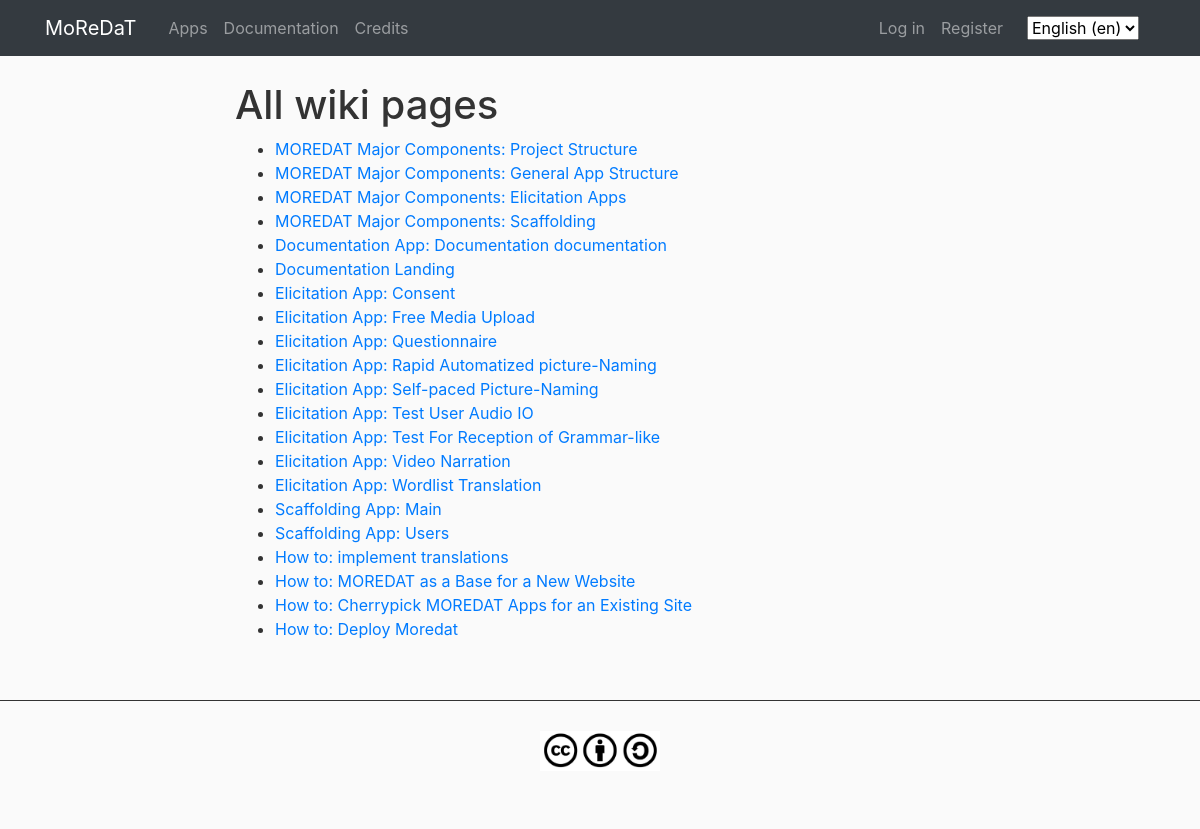
Page /en/documentation/index/ on the committed database.
### documentation/models.py (models this page shows, shortened)
class WikiPage(models.Model):
    slug = models.CharField(_('slug'), max_length=255)
    title = models.CharField(_('title'), max_length=510)
    created = models.DateTimeField(_('created'), auto_now_add=True)
    modified = models.DateTimeField(_('modified'), auto_now=True)
    class Meta:
        verbose_name = _("Wiki page")
        verbose_name_plural = _("Wiki pages")
        ordering = ['slug']

### documentation/views.py (the view)
def page_list(request, template_name='documentation/page_list.html', extra_context=None):
    page_list = WikiPage.objects.all()
    page_list = page_list.order_by('slug')
    template_context = {
        'page_list': page_list,
        'index_slug': getattr(settings, 'DOCUMENTATION_DEFAULT_INDEX', 'WikiIndex'),
    }
    template_context.update(extra_context or {})
    return render(request, template_name, template_context)

### main/templatetags/main_custom_tags.py (called while the page is built)
@register.filter
def custom_redir_lang(url_fullpath):
	ls_urls = url_fullpath.split('/')
	del ls_urls[1]
	return '/'.join(ls_urls)

### documentation/templates/documentation/page_list.html (shortened to what this page needs)
{% extends "main/main-base.html" %}
{% load i18n %}
{% block content %}
<div class="col-lg-2"></div>
<div class="col-lg-8 col-md-12">
	<h1>{% trans "All wiki pages" %}</h1>
	<ul>
	{% for page in page_list %}
	<li><a href="{% url 'documentation_page' slug=page.slug %}">{{ page.title }}</a></li>
	{% endfor %}
	</ul>
</div>
{% endblock %}

### static/main/main.css (style rules this page uses)
body { height: 100%; background: #fafafa; color: #333333; margin-top: 5rem; margin-left: 0; margin-right: 0; }

### rows in the picture
WikiPage: title "MOREDAT Major Components: Project Structure"
WikiPage: title "MOREDAT Major Components: General App Structure"
WikiPage: title "MOREDAT Major Components: Elicitation Apps"
WikiPage: title "MOREDAT Major Components: Scaffolding"
WikiPage: title "Documentation App: Documentation documentation"
WikiPage: title "Documentation Landing"
WikiPage: title "Elicitation App: Consent"
WikiPage: title "Elicitation App: Free Media Upload"
WikiPage: title "Elicitation App: Questionnaire"
WikiPage: title "Elicitation App: Rapid Automatized picture-Naming"
WikiPage: title "Elicitation App: Self-paced Picture-Naming"
WikiPage: title "Elicitation App: Test User Audio IO"
WikiPage: title "Elicitation App: Test For Reception of Grammar-like"
WikiPage: title "Elicitation App: Video Narration"
WikiPage: title "Elicitation App: Wordlist Translation"
WikiPage: title "Scaffolding App: Main"
WikiPage: title "Scaffolding App: Users"
WikiPage: title "How to: implement translations"
WikiPage: title "How to: MOREDAT as a Base for a New Website"
WikiPage: title "How to: Cherrypick MOREDAT Apps for an Existing Site"
WikiPage: title "How to: Deploy Moredat"

### other values in the picture
form field language "English (en)"
